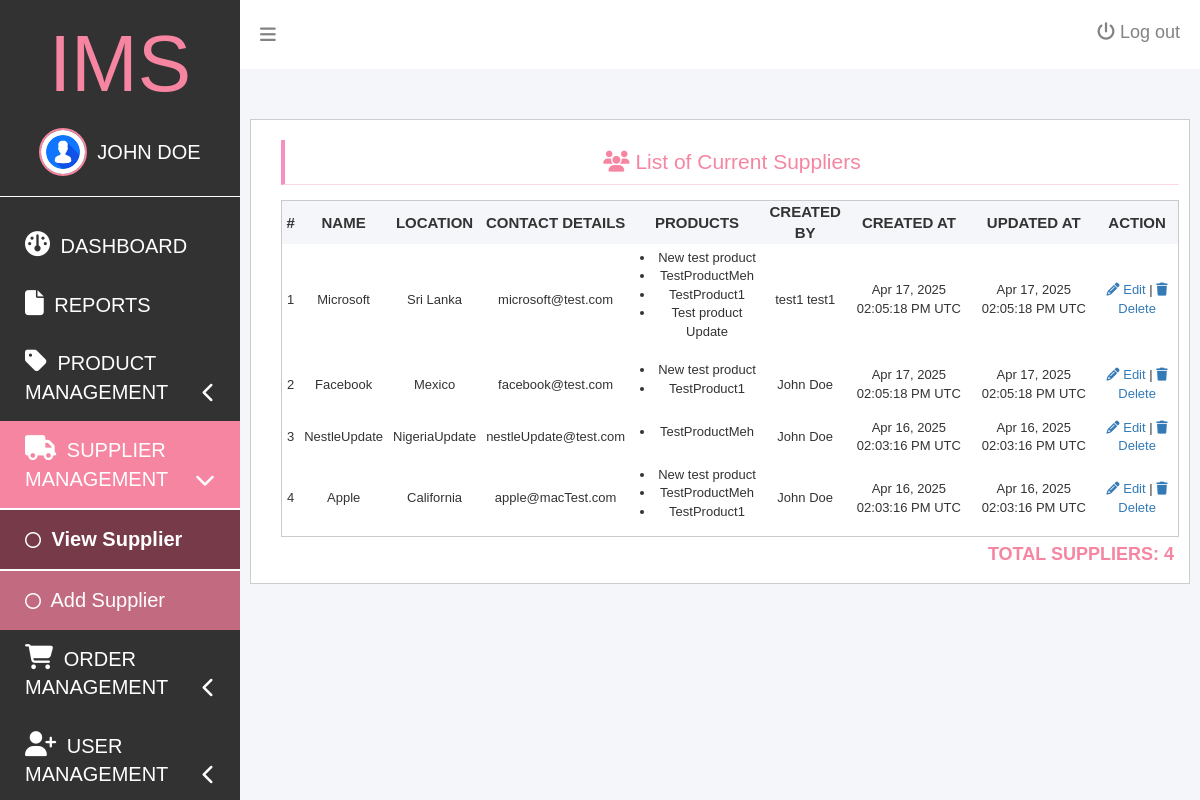
The page /supplier-view.php (signed in) on the database its author committed.
### tables this page shows
CREATE TABLE `suppliers` (
  `id` int(11) NOT NULL,
  `supplier_name` varchar(100) NOT NULL,
  `supplier_location` varchar(100) NOT NULL,
  `email` varchar(100) NOT NULL,
  `created_by` int(11) NOT NULL,
  `created_at` datetime NOT NULL,
  `updated_at` datetime NOT NULL
);

CREATE TABLE `UserLoginInformation` (
  `id` int(11) NOT NULL,
  `first_name` varchar(50) NOT NULL,
  `last_name` varchar(50) NOT NULL,
  `password` varchar(500) NOT NULL,
  `email` varchar(50) NOT NULL,
  `permissions` varchar(5000) DEFAULT NULL,
  `created_at` datetime NOT NULL,
  `updated_at` datetime NOT NULL
);

### database/showAll.php (called while the page is built)
<?php
include 'connection.php';
$table_name=$show_table;
$stmt = $connection->prepare("SELECT * FROM $table_name ORDER BY created_at DESC");
$stmt->execute();
$stmt->setFetchMode(PDO::FETCH_ASSOC);
return $stmt->fetchAll();
?>

### supplier-view.php (the view, shortened to what this page needs)
<?php
$show_table = 'suppliers';
$suppliers = include 'database/showAll.php';
?>
<!DOCTYPE html>
<html>
<head>
    <?php include('partials/app-headers-script.php'); ?>
</head>
<body>
    <div id="dashboardContainer">
        <?php include 'partials/app-sidebar.php' ?>
        <div class="dashboardContentContainer" id="dashboardContentContainer">
            <?php include 'partials/app-topnav.php' ?>
            <?php if (in_array('supplier_view', $user['permissions'])) { ?>
                <div class="dashboardContent">
                    <div class="dashboardContentMain">
                        <div class="rowInfo">
                            <div class="column column-12">
                                <h1><i class="fa-solid fa-users"></i> List of Current Suppliers</h1>
                                <div class="userListContent">
                                    <div class="users">
                                        <table>
                                            <thead>
                                                <tr>
                                                    <th>#</th>
                                                    <th>Name</th>
                                                    <th>Location</th>
                                                    <th>Contact Details</th>
                                                    <th>Products</th>
                                                    <th>Created By</th>
                                                    <th>Created At</th>
                                                    <th>Updated At</th>
                                                    <th>Action</th>
                                                </tr>
                                            </thead>
                                            <tbody>
                                                <?php foreach ($suppliers as $index => $supplier): ?>
                                                    <tr>
                                                        <td><?= $index + 1 ?></td>
                                                        <td id="supplierName"><?= $supplier['supplier_name'] ?></td>
                                                        <td id="supplierLocation"><?= $supplier['supplier_location'] ?></td>
                                                        <td id="supplierEmail"><?= $supplier['email'] ?></td>
                                                        <td id="productsList">
                                                            <?php
                                                            $supplierId = $supplier['id'];
                                                            $stmt = $connection->prepare("SELECT product_name FROM products,productSupplier WHERE productSupplier.supplier=$supplierId AND productSupplier.product=products.id");
                                                            $stmt->execute();
                                                            $row = $stmt->fetchAll(PDO::FETCH_ASSOC);
                                                            $product_array = array_column($row, 'product_name');
                                                            $product_list = $product_array && count($product_array) > 0 ?
                                                                "<ul><li>" . implode("</li><li>", $product_array) . "</li></ul>" : "Not Set";
                                                            echo $product_list;
                                                            ?>
                                                        </td>
                                                        <td id="createdBy"">
                                                            <?php
                                                            $userId = $supplier['created_by'];
                                                            $stmt = $connection->prepare("SELECT * FROM UserLoginInformation WHERE id=$userId");
                                                            $stmt->execute();
                                                            $row = $stmt->fetch(PDO::FETCH_ASSOC);
                                                            $created_by = $row['first_name'] . ' ' . $row['last_name'];
                                                            echo $created_by;
                                                            ?>
                                                        </td>
                                                        <td><?= date('M d, Y h:i:s A e', strtotime($supplier['created_at'])) ?></td>
                                                        <td><?= date('M d, Y h:i:s A e', strtotime($supplier['updated_at'])) ?></td>
                                                        <td>
                                                            <a href="" id=" editSupplierButton"
                                                            data-supplierid="<?= $supplier['id'] ?>"
                                                            class="<?= in_array('supplier_edit', $user['permissions']) ? 'editButton' : 'accessDeniedError' ?>">
                                                            <i class="fa-solid fa-pencil"></i>
                                                            Edit</a> |
                                                            <a href="" id="deleteSupplierButton"
                                                                data-supplierid="<?= $supplier['id'] ?>"
                                                                data-suppliername="<?= $supplier['supplier_name'] ?>"
                                                                class="<?= in_array('supplier_delete', $user['permissions']) ? 'deleteButton' : 'accessDeniedError' ?>">
                                                                <i class="fa-solid fa-trash"></i>
                                                                Delete</a>
                                                        </td>
                                                    </tr>
                                                <?php endforeach ?>
                                            </tbody>
                                        </table>
                                        <p class="totalUserCount">Total Suppliers: <?= count($suppliers) ?></p>
                                    </div>
                                </div>
                            </div>
                        </div>
                    </div>
                </div>
            <?php } else { ?>
                <div id="accessDeniedErrorMessage">Access denied.</div>
            <?php } ?>
        </div>
    </div>
    <?php
    include('partials/app-scripts.php');
    $show_table = 'products';
    $products = include('database/showAll.php');
    ?>
</body>
</html>

### stylesheet/dashboard.css (style rules this page uses)
*, *::before, *::after { box-sizing: border-box; }
html { -moz-text-size-adjust: none; -webkit-text-size-adjust: none; text-size-adjust: none; }
body, h1, h2, h3, h4, p, figure, blockquote, dl, dd { margin-block-end: 0; margin: 0px; }
body { min-height: 100vh; line-height: 1.5; }
h1, h2, h3, h4, button, input, label { line-height: 1.1; }
h1, h2, h3, h4 { text-wrap: balance; }
#dashboardContainer { display: flex; flex-direction: row; height: 100vh; font-family: Arial; }
p.totalUserCount { text-align: right; font-size: 18px; font-weight: bold; text-transform: uppercase; color: #f685a1; padding: 5px; }
table { width: 100%; }

### rows shown on the page
suppliers: supplier_name "Microsoft", supplier_location "Sri Lanka", email "microsoft@test.com", product_array "New test product TestProductMeh TestProduct1 Test product Update", created_by.last_name "test1 test1", created_at "Apr 17, 2025 02:05:18 PM UTC", updated_at "Apr 17, 2025 02:05:18 PM UTC"
suppliers: supplier_name "Facebook", supplier_location "Mexico", email "facebook@test.com", product_array "New test product TestProduct1", created_by.last_name "John Doe", created_at "Apr 17, 2025 02:05:18 PM UTC", updated_at "Apr 17, 2025 02:05:18 PM UTC"
suppliers: supplier_name "NestleUpdate", supplier_location "NigeriaUpdate", email "nestleUpdate@test.com", product_array "TestProductMeh", created_by.last_name "John Doe", created_at "Apr 16, 2025 02:03:16 PM UTC", updated_at "Apr 16, 2025 02:03:16 PM UTC"
suppliers: supplier_name "Apple", supplier_location "California", email "apple@macTest.com", product_array "New test product TestProductMeh TestProduct1", created_by.last_name "John Doe", created_at "Apr 16, 2025 02:03:16 PM UTC", updated_at "Apr 16, 2025 02:03:16 PM UTC"

### other values the page prints
$user['first_name'] "JOHN"
$user['last_name'] "DOE"
count($suppliers) "4"
